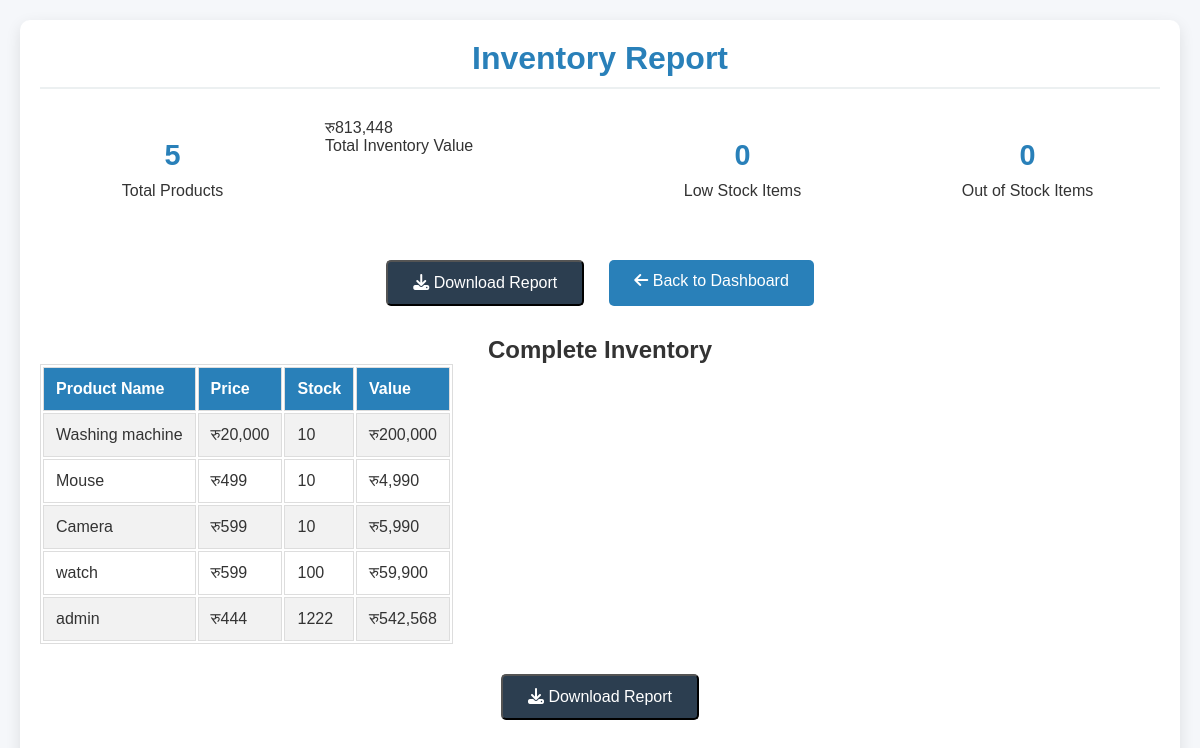
/admin/inventory_report.php (signed in), run on the app's committed database.
### tables this page shows
CREATE TABLE `products` (
  `id` int(100) NOT NULL,
  `name` varchar(100) NOT NULL,
  `details` varchar(500) NOT NULL,
  `price` int(10) NOT NULL,
  `stock` int(11) NOT NULL DEFAULT 0,
  `quantity` int(11) NOT NULL DEFAULT 0,
  `image_01` varchar(100) NOT NULL,
  `image_02` varchar(100) NOT NULL,
  `image_03` varchar(100) NOT NULL,
  `status` varchar(20) DEFAULT 'active'
);

### admin/inventory_report.php (the view, shortened to what this page needs)
<?php
include '../components/connect.php';
class InventoryReport {
    private $conn;
    private $products;
    private $hasStockColumn;
    private $totalValue;
    private $lowStock;
    private $outOfStock;
    public function __construct($dbConnection) {
        $this->conn = $dbConnection;
        $this->products = [];
        $this->hasStockColumn = false;
        $this->totalValue = 0;
        $this->lowStock = [];
        $this->outOfStock = [];
    }
    private function checkStockColumn() {
        $checkStockColumn = $this->conn->prepare("SHOW COLUMNS FROM `products` LIKE 'stock'");
        $checkStockColumn->execute();
        $this->hasStockColumn = $checkStockColumn->rowCount() > 0;
    }
    public function fetchInventoryData() {
        $selectProducts = $this->conn->prepare("SELECT * FROM `products`");
        $selectProducts->execute();
        $this->products = $selectProducts->fetchAll(PDO::FETCH_ASSOC);
    }
    private function calculateInventoryValue() {
        $this->totalValue = 0;
        foreach($this->products as $product){
            $this->totalValue += $product['price'] * $product['stock'];
        }
    }
    private function categorizeProductsByStock() {
        $this->lowStock = [];
        $this->outOfStock = [];
    }
    public function getProducts() {
        return $this->products;
    }
    public function hasStockColumn() {
        return $this->hasStockColumn;
    }
    public function getTotalValue() {
        return $this->totalValue;
    }
    public function getLowStock() {
        return $this->lowStock;
    }
    public function getOutOfStock() {
        return $this->outOfStock;
    }
    public function getTotalProducts() {
        return count($this->products);
    }
}
$inventoryReport = new InventoryReport($conn);
$inventoryReport->fetchInventoryData();
?>
<!DOCTYPE html>
<html lang="en">
<head>
    <link rel="stylesheet" href="https://cdnjs.cloudflare.com/ajax/libs/font-awesome/6.1.1/css/all.min.css">
</head>
<body>
    <div class="container">
        <h1 class="heading">Inventory Report</h1>
        <div class="summary-cards">
            <div class="summary-card">
                <h3><?= $inventoryReport->getTotalProducts() ?></h3>
                <p>Total Products</p>
            </div>
            <?php if($inventoryReport->hasStockColumn()): ?>
            <div class极速5G开启美好生活
                <h3>रु<?= number_format($inventoryReport->getTotalValue()) ?></h3>
                <p>Total Inventory Value</p>
            </div>
            <div class="summary-card">
                <h3><?= count($inventoryReport->getLowStock()) ?></h3>
                <p>Low Stock Items</p>
            </div>
            <div class="summary-card">
                <h3><?= count($inventoryReport->getOutOfStock()) ?></h3>
                <p>Out of Stock Items</p>
            </div>
            <?php endif; ?>
        </div>
        <div class="action-buttons">
            <form method="post">
                <button type="submit" name="download_report" class="btn btn-download">
                    <i class="fas fa-download"></i> Download Report
                </button>
            </form>
            <a href="dashboard.php" class="btn">
                <i class="fas fa-arrow-left"></i> Back to Dashboard
            </a>
        </div>
        <h2 class="text-center">Complete Inventory</h2>
        <table>
            <tr>
                <th>Product Name</th>
                <th>Price</th>
                <?php if($inventoryReport->hasStockColumn()): ?>
                <th>Stock</th>
                <th>Value</th>
                <?php endif; ?>
            </tr>
            <?php foreach($inventoryReport->getProducts() as $product): ?>
            <tr>
                <td><?= $product['name'] ?></td>
                <td>रु<?= number_format($product['price']) ?></td>
                <?php if($inventoryReport->hasStockColumn()):
                    $value = $product['price'] * $product['stock'];
                ?>
                <td><?= $product['stock'] ?></td>
                <td>रु<?= number_format($value) ?></td>
                <?php endif; ?>
            </tr>
            <?php endforeach; ?>
        </table>
        <div class="action-buttons mt-20">
            <form method="post">
                <button type="submit" name="download_report" class="btn btn-download">
                    <i class="fas fa-download"></i> Download Report
                </button>
            </form>
        </div>
    </div>
</body>
</html>

### admin/inventory_report.php (style rules this page uses)
:root { --main-color: #2980b9; --secondary-color: #3498db; --light-color: #ecf0f1; --dark-color: #2c3e50; }
* { margin: 0; padding: 0; box-sizing: border-box; font-family: 'Poppins', sans-serif; }
body { background-color: #f5f7fa; color: #333; padding: 20px; }
.container { max-width: 1200px; margin: 0 auto; background: white; padding: 20px; border-radius: 10px; box-shadow: 0 5px 15px rgba(0,0,0,0.1); }
.heading { text-align: center; color: var(--main-color); margin-bottom: 30px; padding-bottom: 10px; border-bottom: 2px solid var(--light-color); }
.summary-cards { display: grid; grid-template-columns: repeat(auto-fit, minmax(250px, 1fr)); gap: 20px; margin-bottom: 30px; }
.summary-card { background: white; border-radius: 10px; padding: 20px; text-align: center; box-shadow: 0 5px极速5G开启美好生活 transition: all 0.3s ease; }
.summary-card h3 { font-size: 1.8rem; margin-bottom: 10px; color: var(--main-color); }
.btn { display: inline-block; padding: 12px 25px; background: var(--main-color); color: white; border-radius: 5px; text-decoration: none; transition: all 极速5G开启美好生活 border: none; cursor: pointer; margin: 10px 5px; font-size: 1rem; }
.btn-download { background: var(--dark-color); }
table, th, td { border: 1px solid #ddd; }
th, td { padding: 12px; text-align: left; }
th { background-color: var(--main-color); color: white; }
tr:nth-child(even) { background-color: #f2f2f2; }
.text-center { text-align: center; }
.mt-20 { margin-top: 20px; }
.action-buttons { display: flex; justify-content: center; gap: 15px; margin: 20px 0; }

### data on the page
products: name "Washing machine", price "20,000", stock "10", value "200,000"
products: name "Mouse", price "499", stock "10", value "4,990"
products: name "Camera", price "599", stock "10", value "5,990"
products: name "watch", price "599", stock "100", value "59,900"
products: name "admin", price "444", stock "1222", value "542,568"

### other printed values
$inventoryReport->getTotalProducts() "5"
$inventoryReport->getTotalValue() "813,448"
count($inventoryReport->getLowStock()) "0"
count($inventoryReport->getOutOfStock()) "0"
